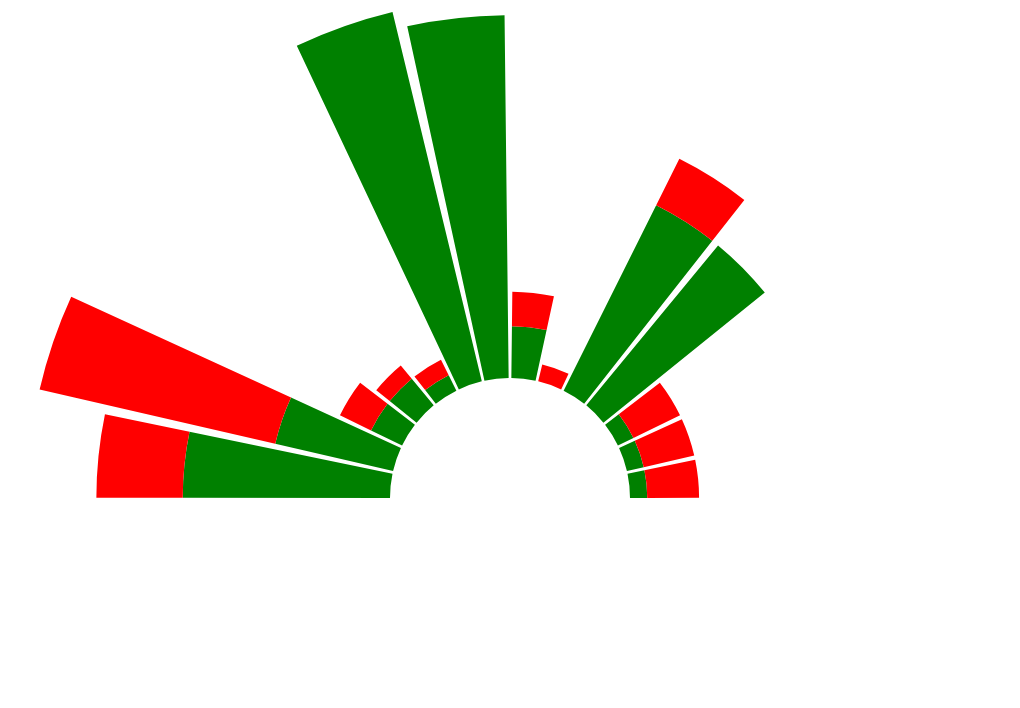

The Vega-Lite source for this figure:
### Vega specification from a JSON file in a GitHub repository (floating-point values rounded to 4 significant figures)
{"$sStateema": "https://vega.github.io/sStateema/vega/v5.json", "width": 500, "height": 200, "padding": 5, "signals": [{"name": "startAngle", "value": -1.57, "bind": {"input": "range", "min": -3.14, "max": 3.14, "step": 0.01}}, {"name": "endAngle", "value": 1.57, "bind": {"input": "range", "min": -3.14, "max": 3.14, "step": 0.01}}, {"name": "innerPadding", "value": 0.1, "bind": {"input": "range", "min": 0, "max": 5}}, {"name": "innerRadius", "value": 60, "bind": {"input": "range", "min": 0, "max": 90, "step": 1}}, {"name": "cornerRadius", "value": 0, "bind": {"input": "range", "min": 0, "max": 10, "step": 0.5}}], "data": [{"name": "table", "values": [{"RTK-AG": 12, "PCR": 5, "State": "Johor"}, {"RTK-AG": 7, "PCR": 14, "State": "Kedah"}, {"RTK-AG": 2, "PCR": 2, "State": "Kelantan"}, {"RTK-AG": 2, "PCR": 1, "State": "Melaka"}, {"RTK-AG": 1, "PCR": 1, "State": "Negeri Sembilan"}, {"RTK-AG": 22, "PCR": 0, "State": "Penang"}, {"RTK-AG": 21, "PCR": 0, "State": "Perak"}, {"RTK-AG": 3, "PCR": 2, "State": "Perlis"}, {"RTK-AG": 0, "PCR": 1, "State": "Sabah"}, {"RTK-AG": 12, "PCR": 3, "State": "Sarawak"}, {"RTK-AG": 12, "PCR": 0, "State": "Selangor"}, {"RTK-AG": 1, "PCR": 3, "State": "W.P. Kuala Lumpur"}, {"RTK-AG": 1, "PCR": 3, "State": "W.P. Labuan"}, {"RTK-AG": 1, "PCR": 3, "State": "W.P. Putrajaya"}], "transform": [{"type": "fold", "fields": ["RTK-AG", "PCR"]}, {"type": "formula", "as": "c", "initonly": true, "expr": "if(datum.key==='RTK-AG','green',if(datum.key==='free','#eee','red'))"}, {"type": "stack", "groupby": ["State"], "field": "value", "as": ["r0", "r1"]}]}], "scales": [{"name": "Statebands", "type": "band", "paddingInner": {"signal": "innerPadding"}, "range": [{"signal": "startAngle"}, {"signal": "endAngle"}], "domain": {"data": "table", "field": "State"}}, {"name": "angle", "type": "linear", "range": [{"signal": "innerRadius"}, {"signal": "width / 2"}], "nice": true, "domain": {"data": "table", "field": "r1"}}], "marks": [{"type": "arc", "from": {"data": "table"}, "encode": {"text": {"field": "State"}, "enter": {"padAngle": 0, "x": {"signal": "width / 2"}, "y": {"signal": "height / 2"}}, "update": {"fill": {"field": "c"}, "startAngle": {"scale": "Statebands", "field": "State"}, "endAngle": {"scale": "Statebands", "field": "State", "offset": {"scale": "Statebands", "band": 1}}, "innerRadius": {"scale": "angle", "field": "r0"}, "outerRadius": {"scale": "angle", "field": "r1"}, "cornerRadius": {"signal": "cornerRadius"}, "tooltip": {"signal": "'Ch'+datum.State+'  '+datum.key+'  '+datum.value+'%'"}}}}]}
